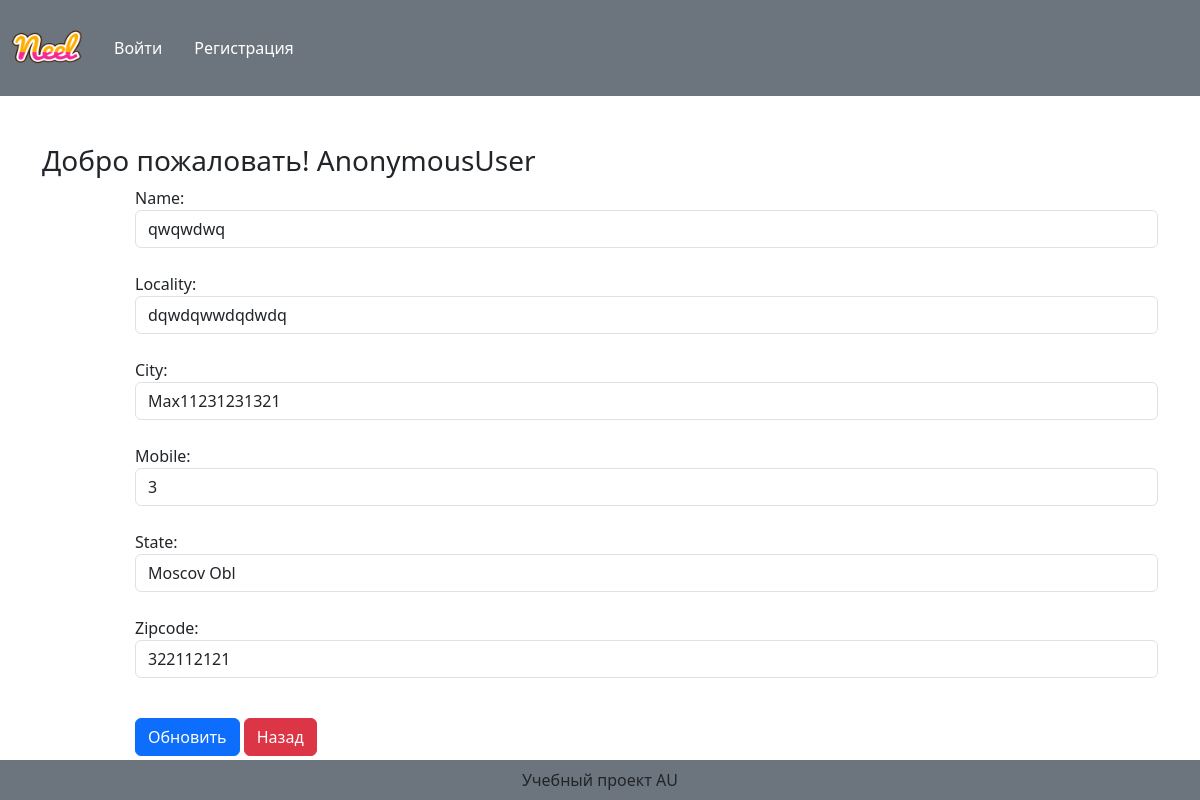
Before: /updateaddress/4 with the older database file.
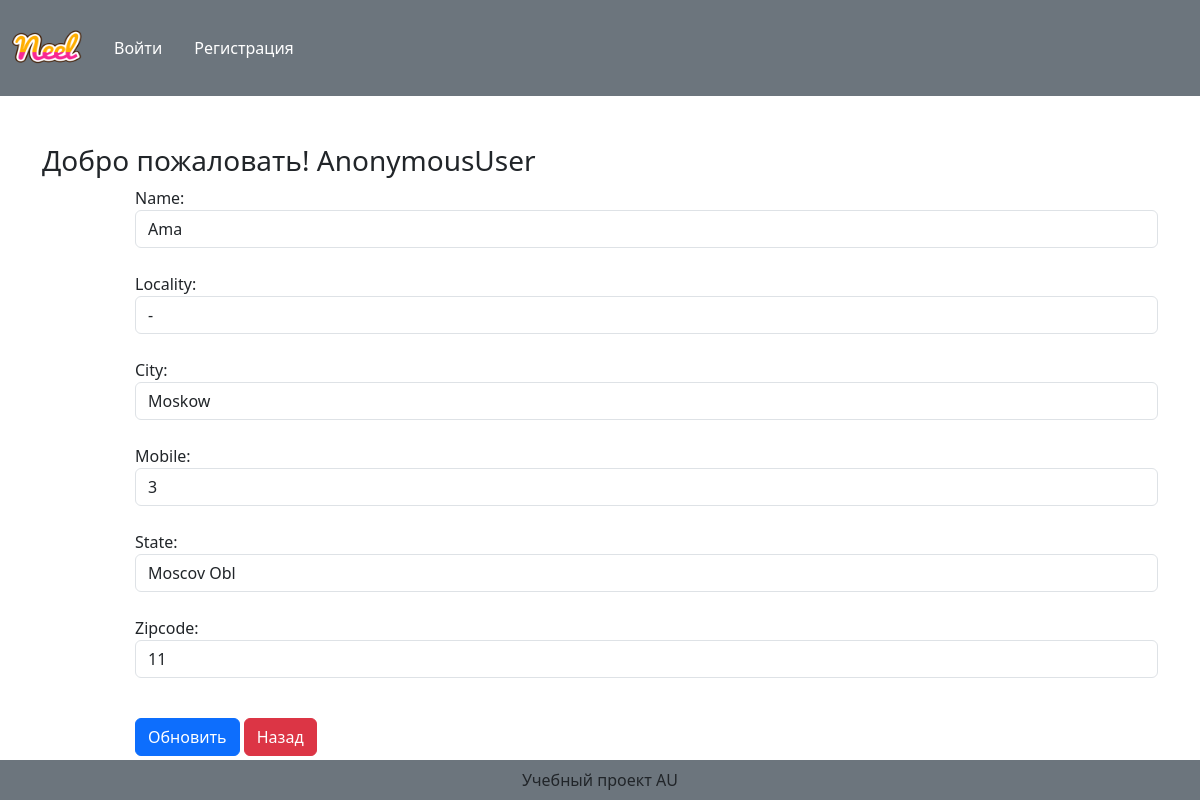
After: the same page with the newer database file.
### myapp/models.py (models this page shows, shortened)
class Customer(models.Model):
    user     = models.ForeignKey(User, on_delete=models.CASCADE)
    name     = models.CharField(max_length=200)
    locality = models.CharField(max_length=200)
    city     = models.CharField(max_length=50)
    mobile   = models.IntegerField(default=0)
    zipcode  = models.IntegerField()
    state    = models.CharField(choices=STATE_CHOICES, max_length=100)

### myapp/views.py (the view, shortened to what this page needs)
# urls.py: path("updateaddress/<int:pk>", views.UpdateAddress.as_view(), name='updateaddress'),
class UpdateAddress(View):
    def get(self, request, pk):
        add = Customer.objects.get(pk=pk)
        form = CustomerProfileForm(instance=add)
        return render(request, 'myapp/updateaddress.html',locals())

### myapp/forms.py
class CustomerProfileForm(forms.ModelForm):
    class Meta:
        model = Customer
        fields = ['name', 'locality', 'city','mobile', 'state', 'zipcode']
        widgets = {
            'name'    :forms.TextInput  (attrs={'class':'form-control'}),
            'locality':forms.TextInput  (attrs={'class':'form-control'}),
            'city'    :forms.TextInput  (attrs={'class':'form-control'}),
            'mobile'  :forms.NumberInput(attrs={'class':'form-control'}),
            'zipcode' :forms.NumberInput(attrs={'class':'form-control'}),
            'state'   :forms.Select     (attrs={'class':'form-control'}),
        }

### myapp/templates/myapp/updateaddress.html (shortened to what this page needs)
{% extends 'myapp/base.html' %}
{% load static %}
{% block main-content %}
<div class="container my-5">
    <div class="row">
            <h3>Добро пожаловать! <span class="text=capitalize">{{request.user}}</span></h3>
    </div>
    <div class="col-cm-8 offset-sm-1">
        <form action="" method="post">
            {% for fm in form %}
                {{fm.label_tag}} {{fm}} <small class="text-danger">{{fm.errors|striptags}}</small><br>
            {% endfor %}
            <div class="col-12 mt-3">
                <button type="submit" class = "btn btn-primary">Обновить</button>
                <a href = "{% url 'address' %}" type='button' class='btn btn-danger'>Назад</a>
            </div>
        </form>
    </div>
</div>
{% endblock main-content %}

Changed rows visible on the page:
changed Customer "Moscov Obl": name "qwqwdwq" → "Ama"; locality "dqwdqwwdqdwdq" → "-"; city "Max11231231321" → "Moskow"; zipcode "322112121" → "11"
